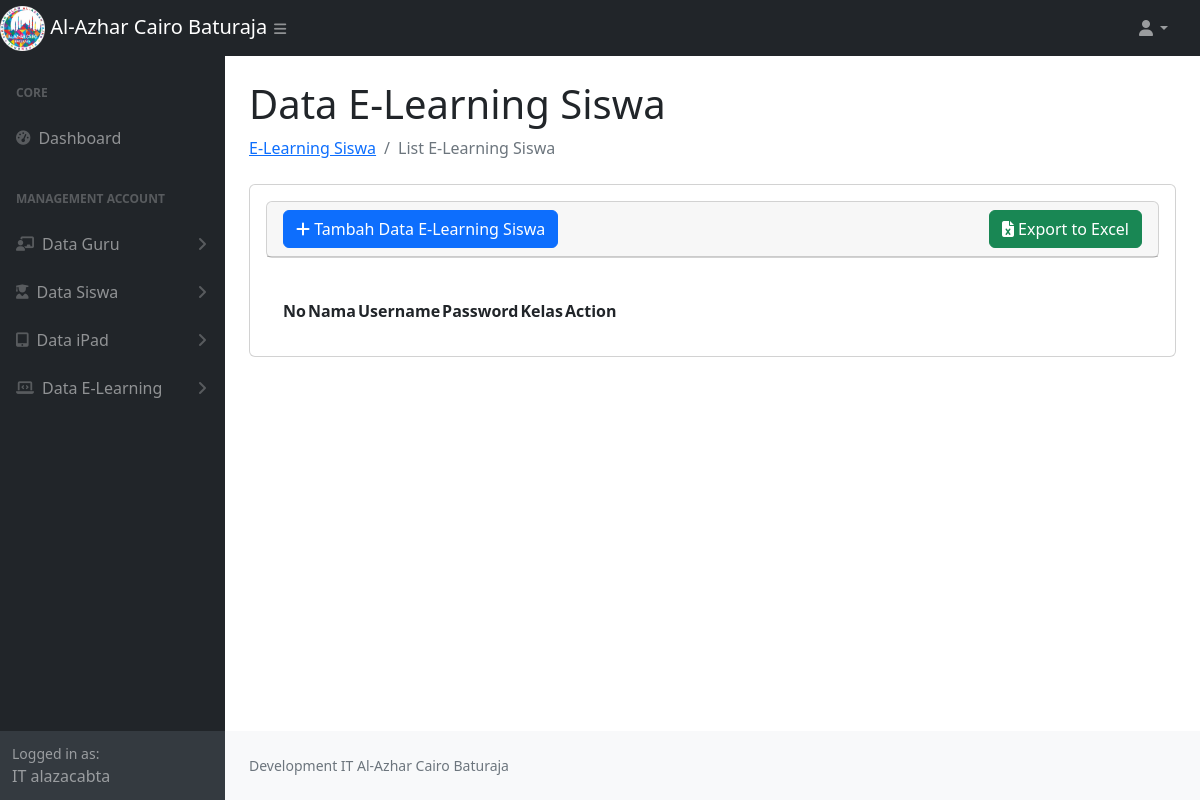
Before: /data_elearning_siswa.php with the older database file.
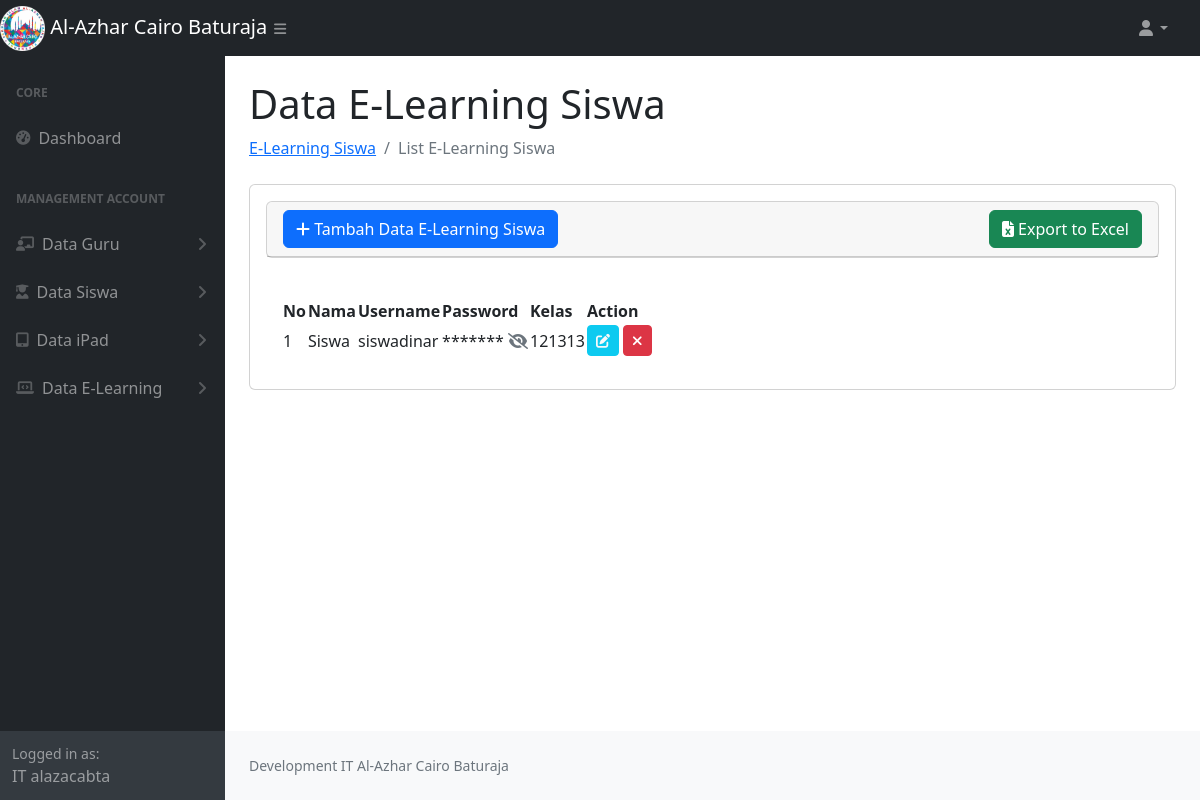
After: the same page with the newer database file.
### tables this page shows
CREATE TABLE `dataelearning` (
  `id_elearning` int NOT NULL AUTO_INCREMENT,
  `username_elearning` varchar(100) NOT NULL,
  `password_elearning` varchar(50) NOT NULL,
  `nama` varchar(200) NOT NULL,
  `kelas` varchar(50) NOT NULL,
  `type` enum('Guru','Siswa') DEFAULT NULL,
  PRIMARY KEY (`id_elearning`)
);

### data_elearning_siswa.php (the view, shortened to what the changed rows need)
<?php
require_once 'function.php';
$type = 'Siswa';
$sql = "SELECT * FROM dataelearning WHERE type = ?";
$stmt = $conn->prepare($sql);
$stmt->bind_param("s", $type);
$stmt->execute();
$result = $stmt->get_result();
$dataElearningGuru = [];
while ($row = $result->fetch_assoc()) {
    $dataElearningGuru[] = $row;
}
?>
<!DOCTYPE html>
<html lang="en">
    <head>
        <link href="https://cdn.jsdelivr.net/npm/simple-datatables@7.1.2/dist/style.min.css" rel="stylesheet" />
        <link href="css/styles.css" rel="stylesheet" />
        <link rel="stylesheet" href="https://cdnjs.cloudflare.com/ajax/libs/toastr.js/latest/toastr.css">
        <link rel="stylesheet" href="https://cdnjs.cloudflare.com/ajax/libs/font-awesome/6.7.2/css/all.min.css">
    </head>
    <body class="sb-nav-fixed">
        <div id="layoutSidenav">
            <div id="layoutSidenav_content">
                <main>
                    <div class="container-fluid px-4">
                        <h1 class="mt-4">Data E-Learning Siswa</h1>
                        <div class="card mb-4">
                            <div class="card-body">
                            <div class="card-body">
                                <table id="datatablesSimple">
                                    <thead>
                                        <tr>
                                            <th>No</th>
                                            <th>Nama</th>
                                            <th>Username</th>
                                            <th>Password</th>
                                            <th>Kelas</th>
                                            <th>Action</th>
                                        </tr>
                                    </thead>
                                    <tbody>
                                        <?php
                                            foreach ($dataElearningGuru as $key => $data) {
                                        ?>
                                        <tr>
                                            <td><?= $key + 1; ?></td>
                                            <td><?= $data['nama']; ?></td>
                                            <td><?= $data['username_elearning']; ?></td>
                                            <td>
                                                <span>*******</span>
                                                <a href="javascript:void(0)" class="show-password text-muted" title="Lihat Password" data-password="<?= $data['password_elearning']; ?>">
                                                    <i class="fas fa-eye-slash"></i>
                                                </a>
                                            </td>
                                            <td><?= $data['kelas']; ?></td>
                                            <td>
                                                <a href="javascript:void(0)" data-url="<?= 'show_elearning.php' ?>" data-id="<?= $data['id_elearning'] ?>" class="edit btn btn-info btn-sm text-light "> <i class="fas fa-edit"></i></a>
                                                <a href="javascript:void(0)" data-url="<?= 'delete_elearning.php' ?>" data-id="<?= $data['id_elearning'] ?>" class="delete btn btn-danger btn-sm"> <i class="fas fa-times"></i></a>
                                            </td>
                                        </tr>
                                        <?php
                                            }
                                        ?>
                                    </tbody>
                                </table>
                            </div>
                        </div>
                    </div>
                </main>
            </div>
        </div>
    </body>
</html>

Changed rows visible on the page:
added dataelearning: nama "Siswa", username_elearning "siswadinar", kelas "121313"
